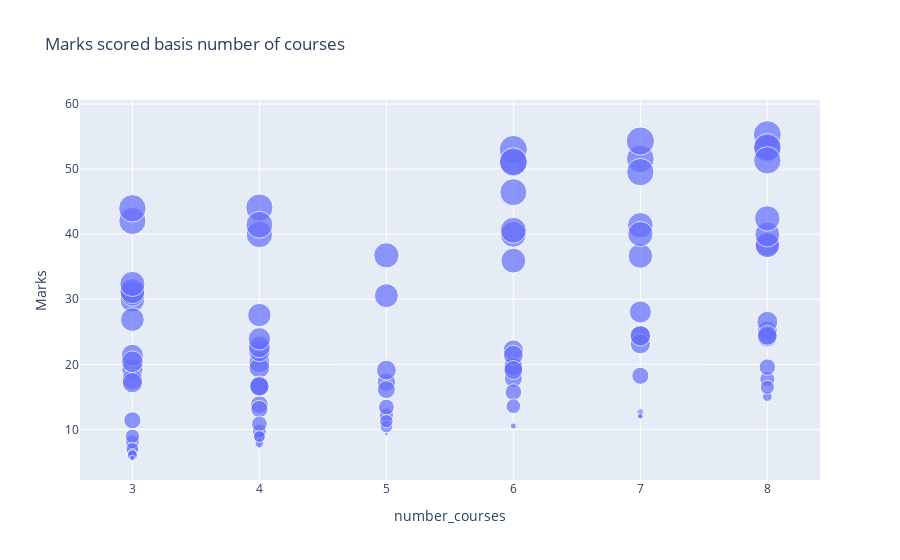

Write notebook code for a chart like this one.
### Markdown cell above
# DATA PREPARATION

### Code cell
#visualisasi mata pelajaran dengan nilai
figure = px.scatter(data_frame = df, x ="number_courses", y="Marks", size = "time_study", title = "Marks scored basis number of courses")
figure.show()
